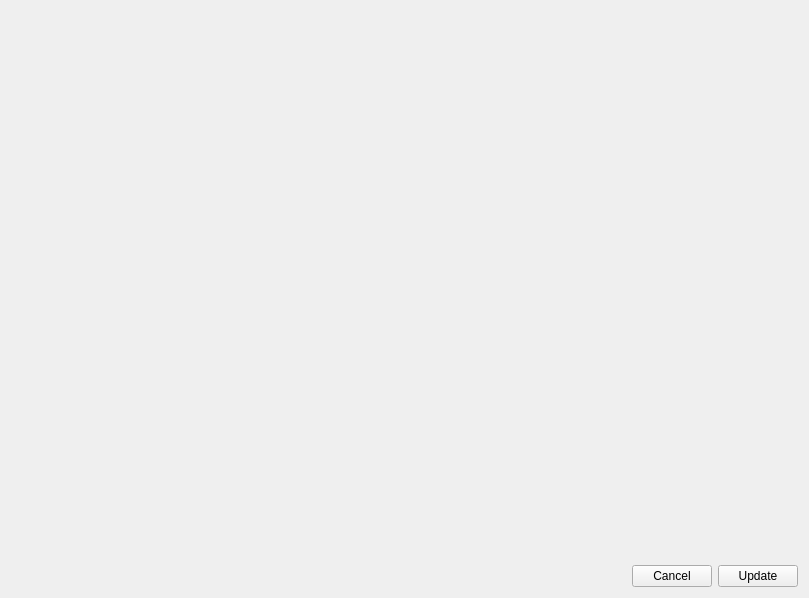
<?xml version="1.0" encoding="UTF-8"?>
<ui version="4.0">
 <class>MetadataEditorPage</class>
 <widget class="QWidget" name="MetadataEditorPage">
  <property name="geometry">
   <rect>
    <x>0</x>
    <y>0</y>
    <width>809</width>
    <height>598</height>
   </rect>
  </property>
  <layout class="QVBoxLayout" name="verticalLayout">
   <item>
    <widget class="QtTreePropertyBrowser" name="propertyBrowser" native="true">
     <property name="sizePolicy">
      <sizepolicy hsizetype="Expanding" vsizetype="Expanding">
       <horstretch>0</horstretch>
       <verstretch>0</verstretch>
      </sizepolicy>
     </property>
     <layout class="QVBoxLayout" name="verticalLayout_2"/>
    </widget>
   </item>
   <item>
    <layout class="QHBoxLayout" name="horizontalLayout">
     <property name="sizeConstraint">
      <enum>QLayout::SetMinimumSize</enum>
     </property>
     <item>
      <spacer name="horizontalSpacer">
       <property name="orientation">
        <enum>Qt::Horizontal</enum>
       </property>
       <property name="sizeHint" stdset="0">
        <size>
         <width>40</width>
         <height>20</height>
        </size>
       </property>
      </spacer>
     </item>
     <item>
      <widget class="QPushButton" name="cancelButton">
       <property name="text">
        <string>Cancel</string>
       </property>
      </widget>
     </item>
     <item>
      <widget class="QPushButton" name="updateButton">
       <property name="text">
        <string>Update</string>
       </property>
      </widget>
     </item>
    </layout>
   </item>
  </layout>
 </widget>
 <customwidgets>
  <customwidget>
   <class>QtTreePropertyBrowser</class>
   <extends>QWidget</extends>
   <header>qttreepropertybrowser.h</header>
   <container>1</container>
  </customwidget>
 </customwidgets>
 <resources/>
 <connections/>
</ui>
